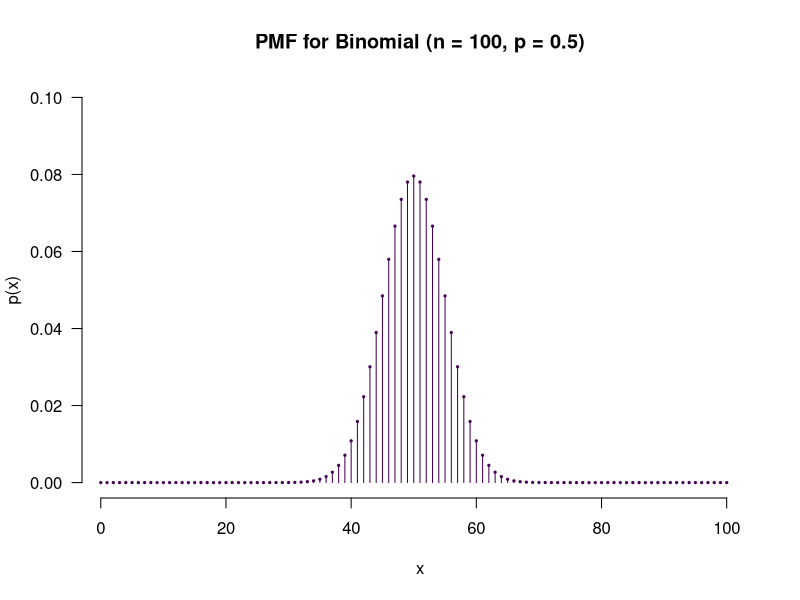
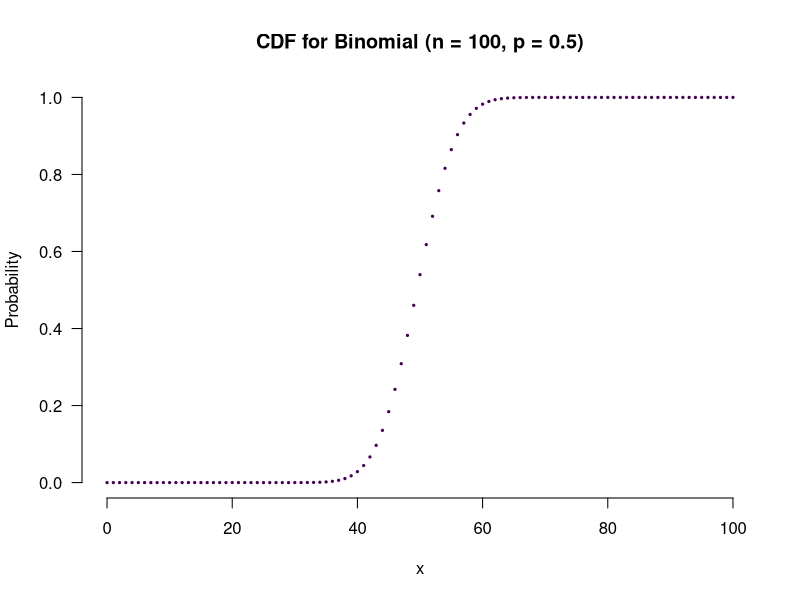
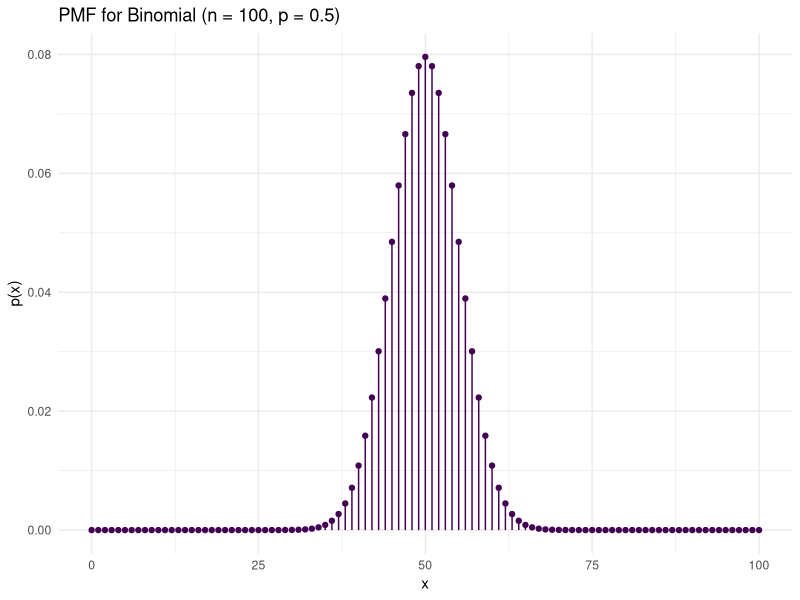
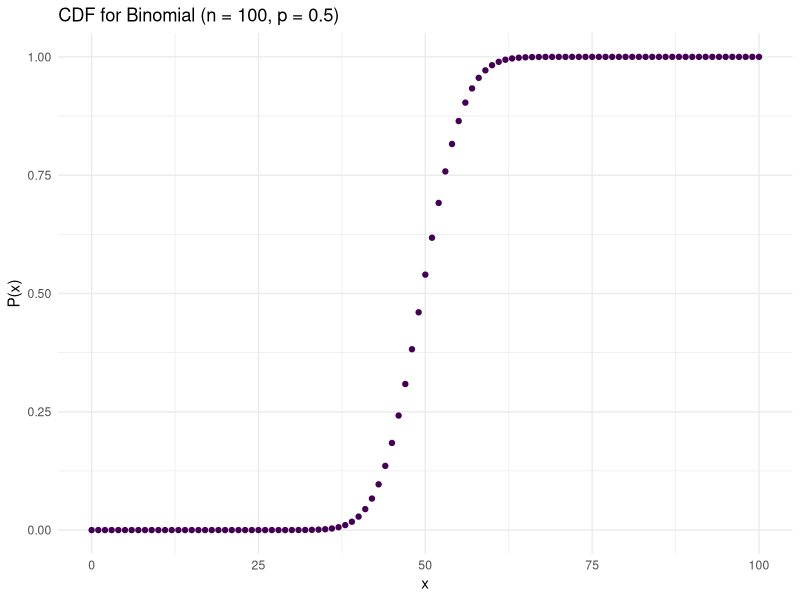
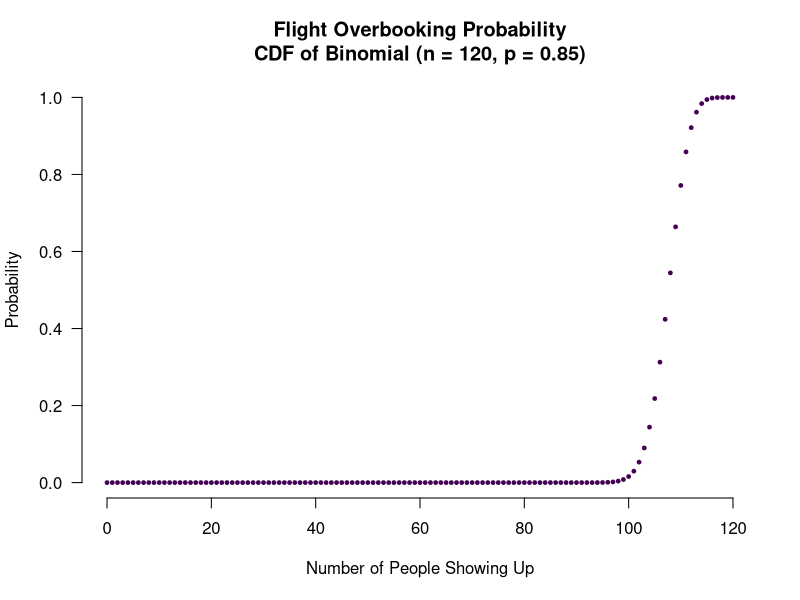
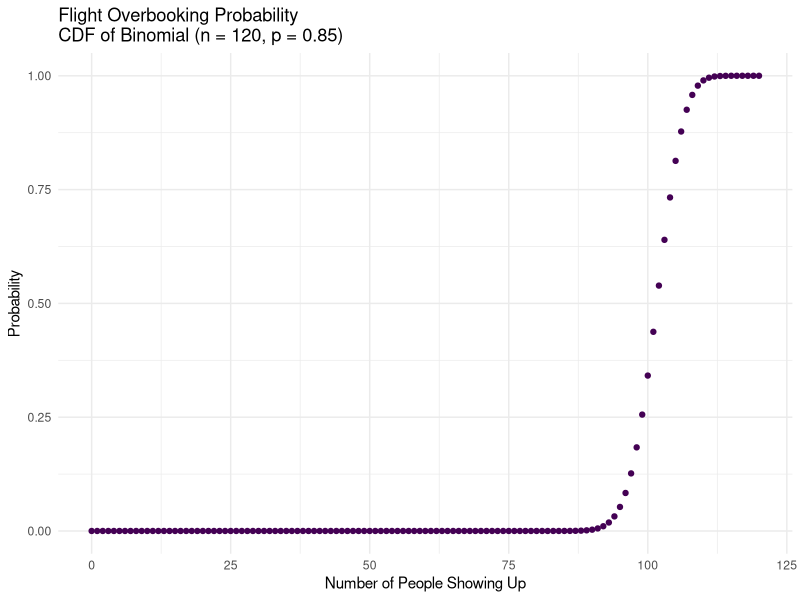
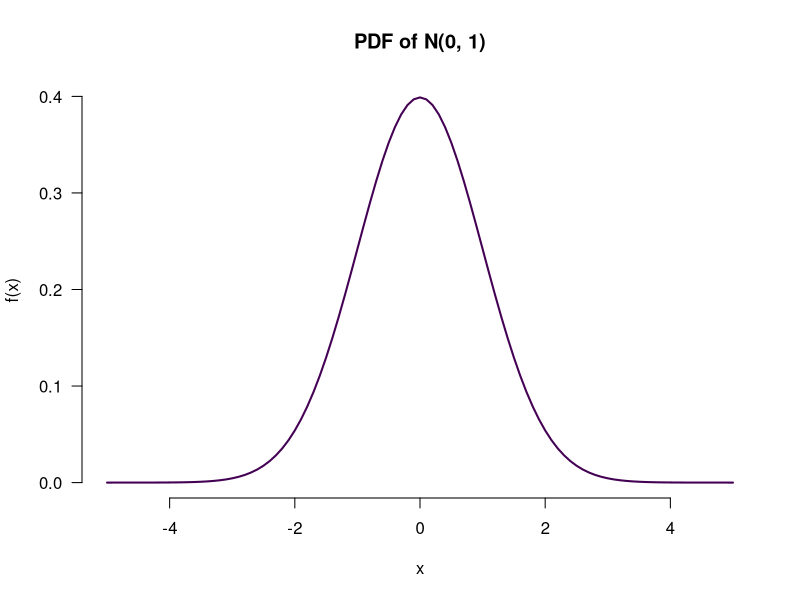
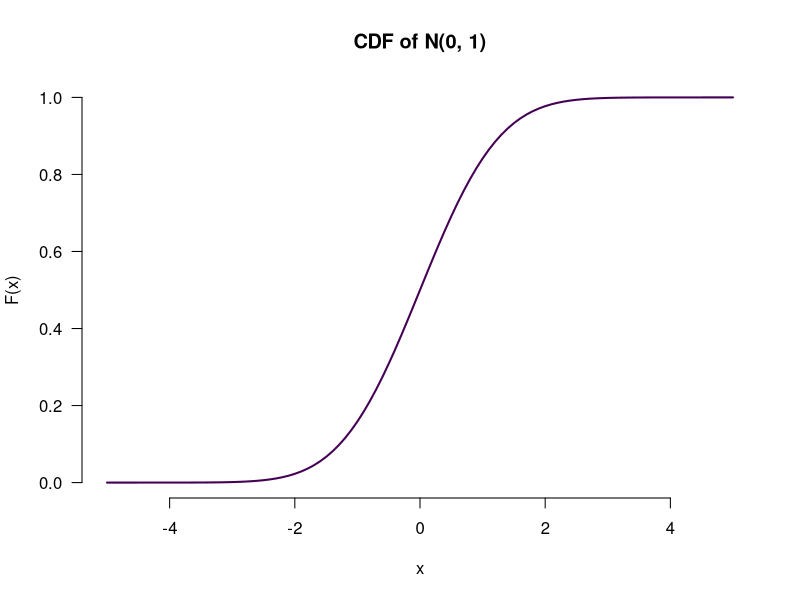

The R script that drew these images, in order:
## ---- chunk 1
# The first line sets an option for the final document that can be produced from
# the .Rmd file. Don't worry about it.
knitr::opts_chunk$set(
  echo = TRUE, # show results
  collapse = TRUE # not interrupt chunks
)

# The next bit (lines 50-69) is quite powerful and useful.
# First you define which packages you need for your analysis and assign it to
# the p_needed object.
p_needed <-
  c("viridis","ggplot2")

# Now you check which packages are already installed on your computer.
# The function installed.packages() returns a vector with all the installed
# packages.
packages <- rownames(installed.packages())
# Then you check which of the packages you need are not installed on your
# computer yet. Essentially you compare the vector p_needed with the vector
# packages. The result of this comparison is assigned to p_to_install.
p_to_install <- p_needed[!(p_needed %in% packages)]
# If at least one element is in p_to_install you then install those missing
# packages.
if (length(p_to_install) > 0) {
  install.packages(p_to_install)
}
# Now that all packages are installed on the computer, you can load them for
# this project. Additionally the expression returns whether the packages were
# successfully loaded.
sapply(p_needed, require, character.only = TRUE)
## ---- chunk 2
dbinom(x = 1, size = 1, prob = 0.8)  # What does the result tell us?  

dbinom(x = 0, size = 1, prob = 0.8)  # What does the result tell us?
## ---- chunk 3
rbinom(n = 1, size = 1, prob = 0.5)
## ---- chunk 4
trial1 <- rbinom(n = 1000, size = 1, prob = 0.5)
## ---- chunk 5
table(trial1)
## ---- chunk 6
dbinom(x = c(0, 1, 2),
       size = 2,
       prob = 0.5)
## ---- chunk 7
pbinom(1, 2, 0.5)
## ---- chunk 8
1 - pbinom(1, 2, 0.5)

# or:

pbinom(1, 2, 0.5, lower.tail = F)
## ---- chunk 9
ex_trial <- rbinom(n = 1000, size = 2, prob = 0.5)
table(ex_trial)
## ---- chunk 10
# First, we need an x-axis
x_values <- c(0:100)

# Now we produce an empty plot.
plot(
  x = x_values,
  ylim = c(0, 0.1), # With ylim you can adjust the limits of the y axis.
  type = "n",       # type "n" produces an empty plot window.
  main = "PMF for Binomial (n = 100, p = 0.5)",
  xlab = "x",
  ylab = "p(x)",
  las = 1,
  frame = F
  )

# Let's add the points.
points(x_values, 
       dbinom(x_values, size = 100, p = 0.5), 
       cex = 0.3, 
       pch = 19, 
       col = viridis(1)
       )

# And those lines we know from the lecture.
segments(x0 = x_values, 
         y0 = 0, 
         x1 = x_values, 
         y1 = dbinom(x_values, size = 100, p = 0.5), 
         col = viridis(1)
         )  
## ---- chunk 11
plot(x = x_values, 
     y = pbinom(x_values, size = 100, p = 0.5),
     type = "p",
     main = "CDF for Binomial (n = 100, p = 0.5)",
     xlab = "x",
     ylab = "Probability",
     bty = "n",
     las = 1,
     pch = 19, 
     cex = 0.3, 
     col = viridis(1),
     frame = F
     )
## ---- chunk 12
library(ggplot2) 

# create a dataset
binom_data <- data.frame(x = x_values, 
                         density = dbinom(x_values, size = 100, p = 0.5))

# plot 
ggplot( # empty plot for our data
  data = binom_data, # data used for plotting
  mapping = aes(x = x, y = density) # axes
) + 
  geom_point(color = viridis(1)) + # add points
  geom_segment(aes( # add lines 
    x = x, xend = x, # how thick the lines will be
    y = 0, yend = density # how long the lines will be
  ),
  color = viridis(1) # color the lines
  ) +
  theme_minimal() + # change the appearance 
  labs(
    title = "PMF for Binomial (n = 100, p = 0.5)",
    y = "p(x)"
  )  
## ---- chunk 13

# Add new column to our dataset 

binom_data$CDF <- pbinom(x_values, size = 100, p = 0.5) 

ggplot(
  data = binom_data, # data used for plotting
  mapping = aes(x = x, y = CDF) # axes
) +
  geom_point(color = viridis(1)) + # add points
  theme_minimal() + # change the appearance 
  labs(
    title = "CDF for Binomial (n = 100, p = 0.5)",
    y = "P(x)"
  )  
## ---- chunk 14
# Answer to a):
1 - pbinom(q = 100, size = 120, p = 0.85)
## ---- chunk 15
# Answer to b):
passengers  <- 0:120 # for x-axis

plot(x = passengers, 
     y = pbinom(q = passengers, size = 120, p = 0.9),
     bty = "n",
     las = 1,
     pch = 19,
     xlab = "Number of People Showing Up",
     ylab = "Probability",
     main = "Flight Overbooking Probability\nCDF of Binomial (n = 120, p = 0.85)",
     cex = 0.5, 
     col = viridis(1),
     frame = F
     )
## ---- chunk 16
# Answer to b):

# create a dataframe 
airline_data <- data.frame(x = 0:120,
                           CDF = pbinom(q = 0:120, size = 120, p = 0.85))
# plot 
ggplot(data = airline_data,  # data used for plotting
       mapping = aes(x = x, y = CDF)) +
  geom_point(color = viridis(1)) + # add points
  theme_minimal() + # change the appearance
  labs(x = "Number of People Showing Up",
       y = "Probability",
       title = "Flight Overbooking Probability\nCDF of Binomial (n = 120, p = 0.85)")  
## ---- chunk 17
# Answer to c):
1 - pbinom(q = 100, size = 110, p = 0.85)
## ---- chunk 18
# mean = 0, varaince = 1 by default
pnorm(q = 1.5, mean = 0, sd = 1)
## ---- chunk 19
1 - pnorm(q = 1.5, mean = 0, sd = 1)
## ---- chunk 20
qnorm(p = 0.3, mean = 0, sd = 1)
## ---- chunk 21
rnorm(n = 20, mean = 0, sd = 1)
## ---- chunk 22
x_values <- seq(from = -5, to = 5, by = 0.1)

plot(x = x_values, 
     y = dnorm(x_values),
     bty = "n", 
     las = 1,
     type = "l",
     col = viridis(1),
     lwd = 2,
     main = "PDF of N(0, 1)",
     ylab = "f(x)",
     xlab = "x"
     )

plot(x = x_values, 
     y = pnorm(x_values),
     bty = "n", 
     las = 1,
     type = "l",
     col = viridis(1),
     lwd = 2,
     main = "CDF of N(0, 1)",
     ylab = "F(x)",
     xlab = "x"
     )

# What if we have a different mean and sd?
plot(x = x_values, 
     y = dnorm(x_values, mean = 3, sd = 0.1),
     bty = "n", 
     las = 1,
     type = "l",
     col = viridis(1),
     lwd = 2,
     main = "PDF of N(1, 2)",
     ylab = "f(x)",
     xlab = "x"
     )
## ---- chunk 23
x_values <- seq(from = -5, to = 5, by = 0.1)

# ggplot can also work without datasets

ggplot() + # this creates an empty plot
  geom_line(aes(x = x_values, y = dnorm(x_values)),
            color = viridis(1)) +
  labs(title = "PDF of N(0, 1)",
       y = "f(x)",
       x = "x") +
  theme_bw()

ggplot() + # this creates an empty plot
  geom_line(aes(x = x_values, y = pnorm(x_values)),
            color = viridis(1)) +
  labs(title = "CDF of N(0, 1)",
       y = "F(x)",
       x = "x") +
  theme_bw()

ggplot() + # this creates an empty plot
  geom_line(aes(x = x_values, y = dnorm(x_values, mean = 3, sd = 0.1)),
            color = viridis(1)) +
  labs(title = "PDF of N(1, 2)",
       y = "f(x)",
       x = "x") +
  theme_bw()

## ---- chunk 24
n <- 120
p <- 0.85
mean <- n * p
sd <- sqrt((n * p * (1 - p)))  # Why do we have to use the square root?
## ---- chunk 25
# part a)
1 - pnorm(q = 100, mean = mean, sd = sd)

# part b)
passengers <- seq(from = 0, to = 120, by = 0.01)
densities <- dnorm(passengers, mean = mean, sd = sd)

plot(
  x = passengers,
  y = densities,
  bty = "n",
  las = 1,
  col = viridis(1),
  xlab = "Number of People Showing Up",
  ylab = "Probability Density",
  type = "l", 
  lwd = 2, 
  cex = 2, 
  main = "Flight Overbooking Probability \nPDF of N(mean = 102, var = 15.3)"
)

# part c)
1 - pnorm(q = 100, mean = mean, sd = sd)
1 - pbinom(q = 100, size = n, prob = p)
## ---- chunk 26
# part a)
1 - pnorm(q = 100, mean = mean, sd = sd)

# part b)
# modify dataset from before 
airline_data$CDF_normal <- dnorm(airline_data$x, mean = mean, sd = sd)

ggplot(airline_data,
       aes(x = x,
           y = CDF_normal)) +
  geom_point(color = viridis(1)) +
  labs(
    title = "Flight Overbooking Probability \nPDF of N(mean = 102, var = 15.3)",
    x = "Number of People Showing Up",
    y = "Probability Density"
  )  +
  theme_bw()

# part c)
1 - pnorm(q = 100, mean = mean, sd = sd)
1 - pbinom(q = 100, size = n, prob = p)
## ---- chunk 27
pop <- rnorm(1000, mean = 32, sd = 5) # we know the "true" values
summary(pop)
var(pop)

hist(pop,
     bty = "n",
     las = 1,
     border = "white",
     col = viridis(1)
     )

plot(density(pop),
     bty = "n",
     las = 1,
     col = viridis(1),
     lwd = 2,
     main = "Density of pop"
     )

sample(pop, 200) # take a random sample of size 200 from the population
## ---- chunk 28
trial1 <- rep(NA, 100) 
## ---- chunk 29
for (i in 1:100){
  trial1[i] <- mean(sample(pop, 100))
}

trial1
## ---- chunk 30
hist(trial1,
     bty = "n",
     las = 1,
     border = "white",
     col = viridis(1),
     xlim = c(30, 34),
     main = "Distribution of sample means\n(sample size: n = 100)"
     )

mean(trial1)
var(trial1)
## ---- chunk 31
trial2 <- rep(NA, 100)

for (i in 1:100){
  trial2[i] <- mean(sample(pop, 400))
}

hist(trial2,
     bty = "n",
     las = 1,
     border = "white", 
     col = viridis(1),
     xlim = c(30, 34), 
     main = "Distribution of sample means\n(sample size: n = 400)"
     )

mean(trial2)
var(trial2)
## ---- chunk 32
var(pop)/400
## ---- chunk 33
income <- rgamma(1000, shape = 1.1, scale = 2000) 
summary(income)
var(income)

# Let's have a look.
par(mfrow = c(1, 2)) # two plots side-by-side (alternative to chunk arguments)
hist(income,
     bty = "n",
     las = 1,
     border = "white",
     col = viridis(2)[1]
     )

plot(density(income),
     bty = "n",
     las = 1,
     col = viridis(2)[2],
     lwd = 2,
     main = "Density of income"
     )
## ---- chunk 34
trial3 <- rep(NA, 100)

for (i in 1:100){
  trial3[i] <- mean(sample(income, 100))
}

hist(trial3 ,
     bty = "n",
     las = 1,
     border = "white",
     col = viridis(1),
     xlim = c(1500, 3000),
     main = "Distribution of sample means\n(sample size: n = 100)"
     )

plot(density(trial3),
     bty = "n",
     las = 1,
     lwd = 2,
     col = viridis(1),
     xlim = c(1500, 3000),
     main = "Density of sample means\n(sample size: n = 100)"
     )

mean(trial3)
var(trial3)
## ---- chunk 35
trial4 <- rep(NA, 100)

for (i in 1:100){
  trial4[i] <- mean(sample(income, 400)) #this time, we sample 400 people
}

hist(trial4,
     bty = "n",
     las = 1,
     border = "white",
     col = viridis(1),
     xlim = c(1500, 3000),
     main = "Distribution of sample means\n(sample size: n = 400)"
     )

plot(density(trial4),
     bty = "n", 
     las = 1,
     lwd = 2,
     col = viridis(1),
     xlim = c(1500, 3000),
     main = "Density of sample means\n(sample size: n = 400)"
     )

mean(trial4)
var(trial4)
## ---- chunk 36
trial4 <- rep(NA, 100)

for (i in 1:100){
  trial4[i] <- mean(sample(income, 400)) #this time, we sample 400 people
}

ggplot() +
  geom_histogram(aes(x = trial4),
                 boundary = 2200, 
                 binwidth = 20,
                 color = "white",
                 fill = viridis(1)) +
  theme_bw() +
  labs(title = "Distribution of sample means\n(sample size: n = 400)")

ggplot() +
 geom_density(aes(trial4)) +
  labs(title = "Density of sample means\n(sample size: n = 400)",
       y = "F(x)",
       x = "x") +
  theme_bw()

mean(trial4)
var(trial4)
## ---- chunk 37
a <- rnorm(5)

b <- rnorm(5)

a == b


set.seed(1234)
a <- rnorm(5)

set.seed(1234)
b <- rnorm(5)

a == b
## ---- chunk 38

## ---- chunk 39

## ---- chunk 40


